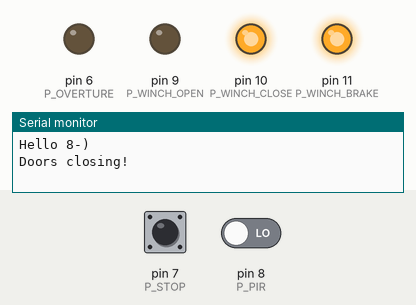
The sketch below on a simulated Arduino Uno, built with avr-gcc and run on an emulated ATmega328P. On the bench: output pins drawn as LEDs (lit = HIGH), the last lines printed to the serial monitor. The test bench sets the inputs (shaded band); at power-on: pin 7 (P_STOP) HIGH, pin 8 (P_PIR) LOW.

Above: at 1.2 s.
1.3 s: pin 7 (P_STOP) pulled LOW for 0.15 s
At 1.7 s:
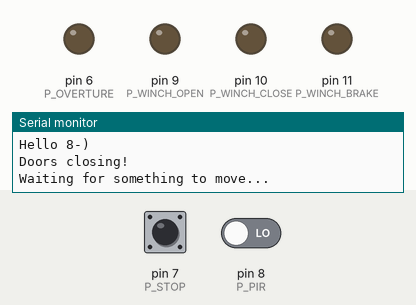
2.9 s: pin 8 (P_PIR) driven HIGH
At 4.2 s:
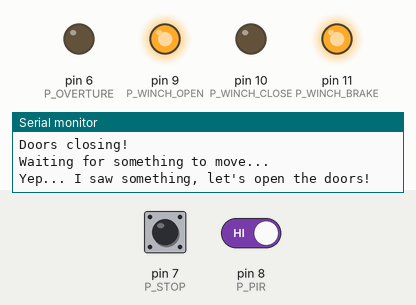
At 12.55 s:
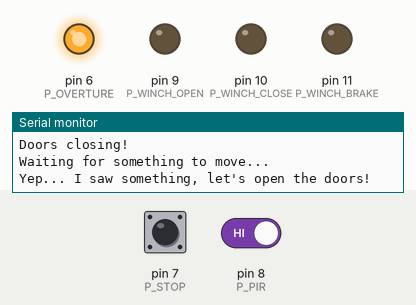
Timing chart, 0 to 14.0 s (numbered marks = the images above; inputs shaded):
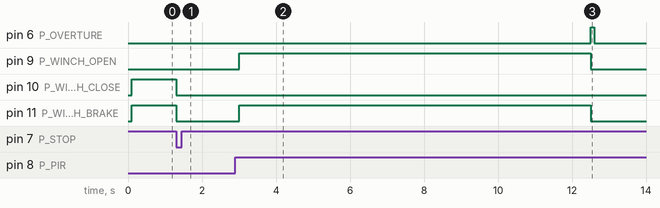

Measured:
- after the input at 1.3 s, pin 10 (P_WINCH_CLOSE), pin 11 (P_WINCH_BRAKE): HIGH → LOW at once
- after the input at 2.9 s, pin 6 (P_OVERTURE): LOW → HIGH after 9.6 s, → LOW 0.10 s later; pin 9 (P_WINCH_OPEN), pin 11 (P_WINCH_BRAKE): LOW → HIGH after 0.10 s, → LOW 9.5 s later

The sketch:

sterk-doors.ino
```cpp
/*
 Project: sterk-doors
 Source:  http://github.com/pa3hcm/sterk
 Author:  Ernest Neijenhuis <http://pa3hcm.nl>
*/


/////////////////////////////////////////////////////////////////////////
// Constants

// Pin labels
const int P_OVERTURE    =  6; // Pin to trigger remote music player
const int P_STOP        =  7; // Switch pushed when doors fully closed
const int P_PIR         =  8; // PIR sensor for motion detection
const int P_WINCH_OPEN  =  9; // Drive winch to open the doors
const int P_WINCH_CLOSE = 10; // Drive winch to close the doors
const int P_WINCH_BRAKE = 11; // Activate door brake

// Pir timeout, number of loops (main loop) before closing the doors
// while there's nobody around anymore
const long PIR_TIMEOUT = 1000;


/////////////////////////////////////////////////////////////////////////
// setup routine

void setup() {
  pinMode(P_OVERTURE,    OUTPUT      );
  pinMode(P_STOP,        INPUT_PULLUP);
  pinMode(P_PIR,         INPUT       );
  pinMode(P_WINCH_OPEN,  OUTPUT      );
  pinMode(P_WINCH_CLOSE, OUTPUT      );
  pinMode(P_WINCH_BRAKE, OUTPUT      );
  Serial.begin(9600);
}


/////////////////////////////////////////////////////////////////////////
// Initialisation of variables

// State, used in main loop
// 1=init, 2=waitForOpen, 3=open, 4=waitForClose, 5=close
int state = 1;

// Stores door state, 0=open, 1=closed
bool doorsAreOpen = 0;

// Countdown counter, used when doors are open while nobody is around
// anymore
int pirTimeout = PIR_TIMEOUT;

// While closed, the doors try to open due to continuous pressure of the
// springs. So sometimes we have to pull the strings again. This counter
// relaxes this process.
int leaking = 0;
const int LEAKING_LIMIT = 200;


/////////////////////////////////////////////////////////////////////////
// Main loop

void loop() {
  delay(100);
  switch(state) {

    // Initialize
    case 1:
      Serial.println("Hello 8-)");
      digitalWrite(P_OVERTURE, LOW);
      digitalWrite(P_WINCH_BRAKE, LOW);
      Serial.println("Doors closing!");
      doors_close();
      doorsAreOpen = 0;
      Serial.println("Waiting for something to move...");
      state = 2;
      break;

    // Wait for movement...
    case 2:
      if(digitalRead(P_PIR) == HIGH) {
        state = 3;
      }
      if(digitalRead(P_STOP) == HIGH) {
        leaking++;
      }
      if(leaking > LEAKING_LIMIT) {
        Serial.println("Oops... doors about to open spontaneously.");
        doors_close();
        leaking = 0;
      }
      break;

    // Open the doors (if not open yet)
    case 3:
      if(doorsAreOpen == 0) {
        // Send a activation pulse to the music player
        Serial.println("Yep... I saw something, let's open the doors!");
        // Open the doors
        doors_open();
        doorsAreOpen = 1;
        digitalWrite(P_OVERTURE, HIGH);
        delay(100);
        digitalWrite(P_OVERTURE, LOW);
        Serial.println("Entertainment in progress...");
        pirTimeout = PIR_TIMEOUT;
        state = 4;
      }
      break;

    // While movement is detected, keep the doors open
    case 4:
      if(digitalRead(P_PIR) == HIGH) {
        pirTimeout = PIR_TIMEOUT;
        Serial.print(".");
      } else {
        pirTimeout--;
      }
      if(pirTimeout == (PIR_TIMEOUT/2)) {
        digitalWrite(P_OVERTURE, HIGH);
        delay(100);
        digitalWrite(P_OVERTURE, LOW);
      }
      if(pirTimeout <= 0) {
        state = 5;
      }
      break;

    // Close the doors (if open)
    case 5:
      if(doorsAreOpen == 1) {
        Serial.println("End of the show, doors are closing...");
        doors_close();
        doorsAreOpen = 0;
        Serial.println("Waiting for something to move...");
        state = 2;
      }
      break;

    // Invalid state catch
    default:
      Serial.println("OOPS...!?");
      state = 1;
      break;
  } // end of switch()

}


/////////////////////////////////////////////////////////////////////////
// doors_close() function
// Closes the doors, unless they are closed already

void doors_close() {
  int close_timeout = 2000;
  // Ensure the winch is not running
  digitalWrite(P_WINCH_OPEN, LOW);
  digitalWrite(P_WINCH_CLOSE, LOW);
  // Only start the winch when door switch is not pressed
  if(digitalRead(P_STOP) == HIGH) {
    // Run the winch until the door switch is pressed
    while((digitalRead(P_STOP) == HIGH) and (close_timeout > 0)) {
      digitalWrite(P_WINCH_BRAKE, HIGH);
      digitalWrite(P_WINCH_CLOSE, HIGH);
      delay(10);
      close_timeout--;
    }
  }
  // Stop the winch
  digitalWrite(P_WINCH_CLOSE, LOW);
  digitalWrite(P_WINCH_BRAKE, LOW);
  // In case of failure...
  if(close_timeout <= 0) {
  }
}


/////////////////////////////////////////////////////////////////////////
// doors_open() function
// Open the doors

void doors_open() {
  // Ensure the doors are fully closed
  //doors_close();
  // Ensure the winch is not running
  digitalWrite(P_WINCH_CLOSE, LOW);
  digitalWrite(P_WINCH_BRAKE, HIGH);
  digitalWrite(P_WINCH_OPEN, HIGH);
  delay(1000);
  // Switch should not be pressed after a second
  if(digitalRead(P_STOP) == HIGH) {
    // Run the winch for a while, until the doors are opened far enough
    delay(8500);
  }
  // Stop the winch
  digitalWrite(P_WINCH_OPEN, LOW);
  digitalWrite(P_WINCH_BRAKE, LOW);
}

// the end
```
